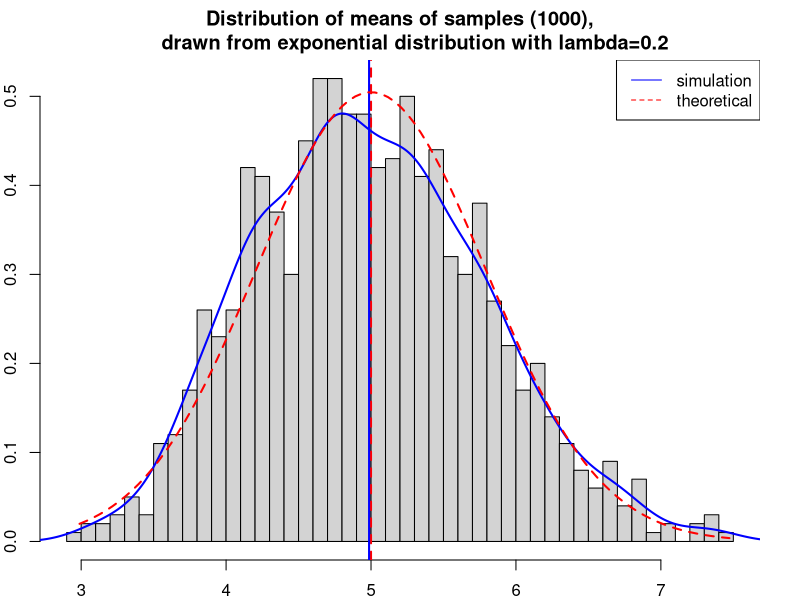
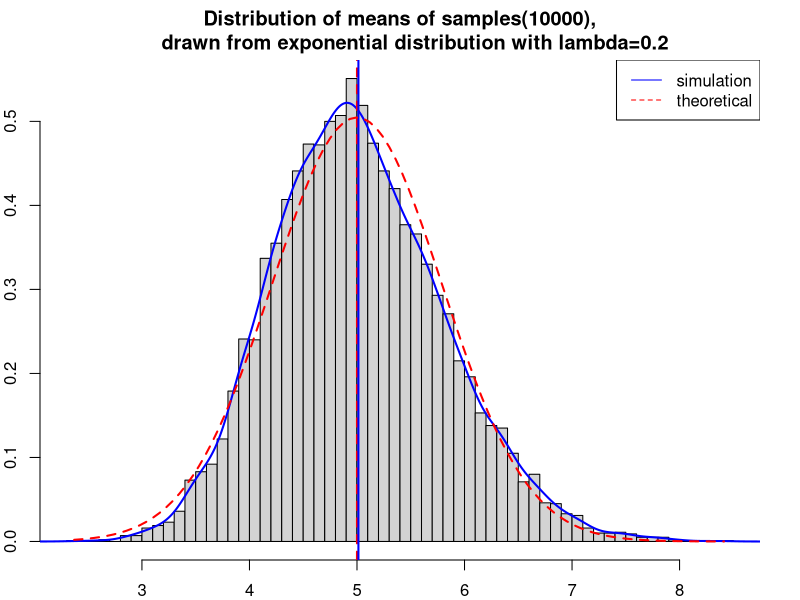

Recreate these plots in R, in order.
## ---- chunk 1
set.seed(3) # This is to ensure the same random sample is selected each time
lambda <- 0.2 #set our lamda
number_of_simulations <- 1000
sample_size <- 40
simulation <- matrix(rexp(number_of_simulations*sample_size, rate=lambda), 
                     number_of_simulations, sample_size)
row_means <- rowMeans(simulation)
## ---- chunk 2
par(mar=c(2,2,3,2))
# plot the histogram of averages
hist(row_means, breaks=50, prob=TRUE,
     main="Distribution of means of samples (1000),
     drawn from exponential distribution with lambda=0.2",
     xlab="")
# density of the averages of samples
lines(density(row_means), col="blue", lwd=2)
# theoretical center of distribution
abline(v=1/lambda, col="red", lwd=2, lty=2)
abline(v=mean(row_means), col="blue", lwd=2)
# theoretical density of the averages of samples
xfit <- seq(min(row_means), max(row_means), length=100)
yfit <- dnorm(xfit, mean=1/lambda, sd=(1/lambda/sqrt(sample_size)))
lines(xfit, yfit, pch=22, col="red", lty=2, lwd =2)
# add a legend to the top right
legend('topright', c("simulation", "theoretical"), lty=c(1,2), col=c("blue", "red"))
## ---- chunk 3
set.seed(453) # This is to ensure the same random sample is selected each time
lambda <- 0.2 #set our lamda
number_of_simulations <- 10000
sample_size <- 40
simulation <- matrix(rexp(number_of_simulations*sample_size, rate=lambda), 
                     number_of_simulations, sample_size)
row_means <- rowMeans(simulation)

# plot the histogram of averages
hist(row_means, breaks=50, prob=TRUE,
     main="Distribution of means of samples(10000),
     drawn from exponential distribution with lambda=0.2",
     xlab="")
# density of the averages of samples
lines(density(row_means), col="blue", lwd=2)
# theoretical center of distribution
abline(v=1/lambda, col="red", lwd=2, lty=2)
abline(v=mean(row_means), col="blue", lwd=2)
# theoretical density of the averages of samples
xfit <- seq(min(row_means), max(row_means), length=100)
yfit <- dnorm(xfit, mean=1/lambda, sd=(1/lambda/sqrt(sample_size)))
lines(xfit, yfit, pch=22, col="red", lty=2, lwd =2)
# add a legend to the top right
legend('topright', c("simulation", "theoretical"), lty=c(1,2), col=c("blue", "red"))
## ---- chunk 4
mu <- 1/lambda
mu
## ---- chunk 5
meanOfMeans <- mean(row_means)
meanOfMeans
## ---- chunk 6
sd <- 1/lambda/sqrt(sample_size)
sd
## ---- chunk 7
Var <- sd^2
Var
## ---- chunk 8
sd_x <- sd(row_means)
sd_x

Var_x <- var(row_means)
Var_x
